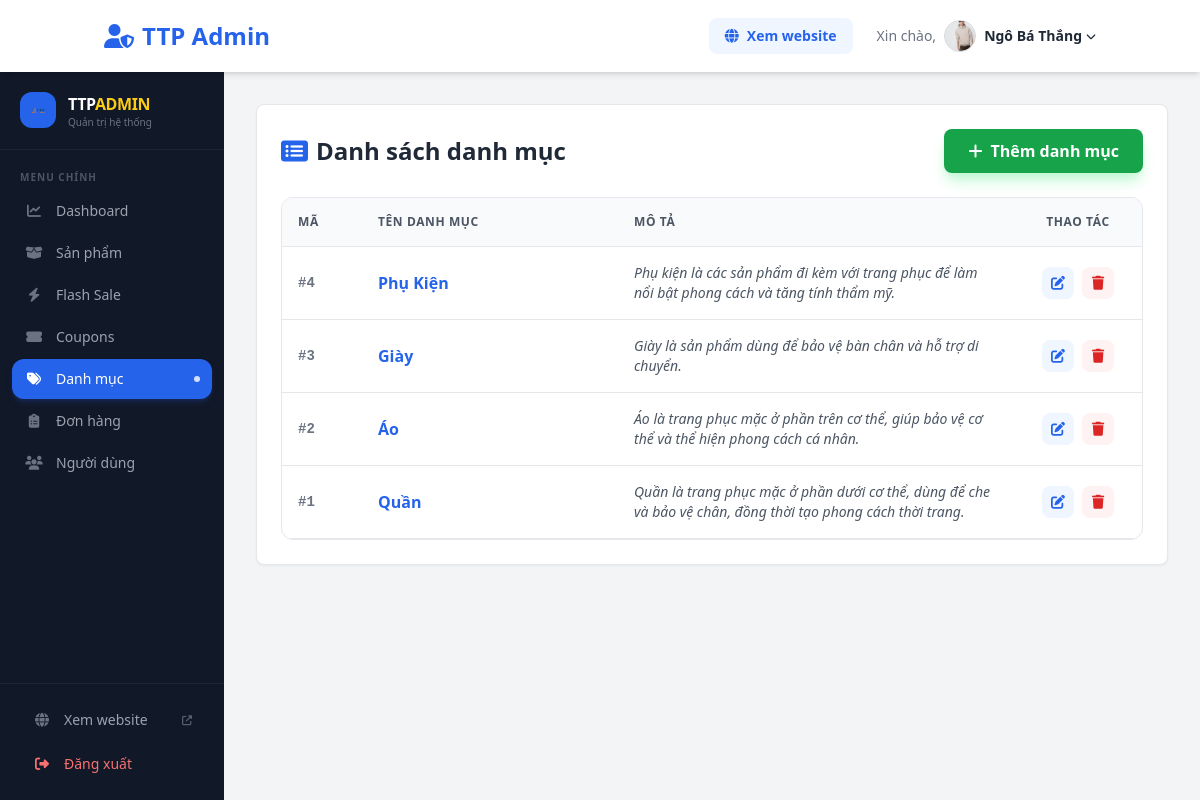
The page /admin_categories.php (signed in) on the database its author committed.
### tables this page shows
CREATE TABLE IF NOT EXISTS `categories` (
  `MaDanhMuc` int NOT NULL AUTO_INCREMENT,
  `TenDanhMuc` text NOT NULL,
  `MoTa` text NOT NULL,
  PRIMARY KEY (`MaDanhMuc`)
);

### database.php (called while the page is built, shortened)
<?php
    class Database {
        private $host = "localhost";
        private $username = "root";
        private $password = "";
        private $dbname = "web";
        public $conn;
        public function __construct() {
            $this->conn = new mysqli ($this->host, $this->username, $this->password, $this->dbname);
            $this->conn->set_charset("utf8");
        }
        public function select ($sql) {
            return $this->conn->query($sql);
        }
    }
?>

### admin_categories.php (the view, shortened to what this page needs)
<?php
require_once "database.php";
$db = new Database();
$categories = $db->select("SELECT * FROM categories ORDER BY MaDanhMuc DESC");
?>
<!DOCTYPE html>
<html lang="vi">
<head>
    <script src="https://cdn.tailwindcss.com"></script>
    <link rel="stylesheet" href="https://cdnjs.cloudflare.com/ajax/libs/font-awesome/6.4.0/css/all.min.css">
</head>
<body class="bg-gray-100 flex flex-col min-h-screen">
    <header class="bg-white shadow-md sticky top-0 z-50">
        <div class="container mx-auto px-4 py-3 flex items-center justify-between">
            <div class="flex items-center gap-3">
                <h1 class="text-xl md:text-2xl font-bold text-blue-600 flex items-center gap-2">
                    <i class="fas fa-user-shield"></i> <span class="hidden sm:inline">TTP Admin</span>
                </h1>
            </div>
            <div class="flex items-center gap-3 md:gap-6">
                <a href="index.php"
                    class="bg-blue-50 text-blue-600 px-3 md:px-4 py-2 rounded-lg font-bold hover:bg-blue-100 transition flex items-center gap-2 text-sm">
                    <i class="fas fa-globe"></i> <span class="hidden sm:inline">Xem website</span>
                </a>
                <?php
                    $ten_user = $_SESSION['user_name'];
                    $avatar_link = 'https://ui-avatars.com/api/?name=' . urlencode($ten_user) . '&background=0D8ABC&color=fff&size=128';
                    if (isset($_SESSION['user_avatar']) && $_SESSION['user_avatar'] != 'default.png' && $_SESSION['user_avatar'] != '') {
                        $avatar_link = 'public/images/' . $_SESSION['user_avatar'];
                    }
                ?>
                <div class="relative group inline-block z-50 text-sm">
                    <div class="flex items-center gap-2 cursor-pointer whitespace-nowrap py-2"
                        title="Tài khoản của tôi">
                        <span class="text-gray-500 group-hover:text-gray-800 transition hidden md:inline">Xin
                            chào,</span>
                        <img src="<?php echo htmlspecialchars($avatar_link); ?>" alt="Avatar"
                            class="w-8 h-8 rounded-full object-cover border border-gray-300 group-hover:border-blue-400 transition">
                        <strong class="text-gray-800 group-hover:text-blue-600 hidden md:flex items-center gap-1">
                            <?php echo htmlspecialchars($_SESSION['user_name']); ?>
                            <i class="fas fa-chevron-down text-[10px] transition-transform group-hover:rotate-180"></i>
                        </strong>
                    </div>
                </div>
            </div>
        </div>
    </header>
    <div class="flex flex-1 relative overflow-hidden">
        <?php include 'admin_sidebar.php'; ?>
        <main class="flex-1 p-4 md:p-8 w-full overflow-hidden">
            <div class="bg-white rounded-lg shadow-sm border border-gray-200 p-4 md:p-6">
                <div class="flex flex-col sm:flex-row justify-between items-start sm:items-center gap-4 mb-6">
                    <h2 class="text-xl md:text-2xl font-bold text-gray-800 flex items-center gap-2">
                        <i class="fas fa-list-alt text-blue-600"></i> Danh sách danh mục
                    </h2>
                    <button onclick="openAddModal()"
                        class="w-full sm:w-auto bg-green-600 text-white px-5 md:px-6 py-2.5 rounded-lg hover:bg-green-700 transition font-bold shadow-lg shadow-green-200 flex items-center justify-center gap-2">
                        <i class="fas fa-plus"></i> Thêm danh mục
                    </button>
                </div>
                <div class="overflow-x-auto rounded-xl border border-gray-200">
                    <table class="w-full min-w-[600px]">
                        <thead
                            class="bg-gray-50 border-b border-gray-200 text-gray-600 uppercase text-[10px] md:text-xs font-bold tracking-wider">
                            <tr>
                                <th class="p-3 md:p-4 text-left w-16 md:w-20">Mã</th>
                                <th class="p-3 md:p-4 text-left w-40 md:w-64">Tên danh mục</th>
                                <th class="p-3 md:p-4 text-left">Mô tả</th>
                                <th class="p-3 md:p-4 text-center w-28 md:w-32">Thao tác</th>
                            </tr>
                        </thead>
                        <tbody class="text-sm">
                            <?php if ($categories && $categories->num_rows > 0): ?>
                            <?php while($row = $categories->fetch_assoc()): ?>
                            <tr class="border-b hover:bg-gray-50 transition">
                                <td class="p-3 md:p-4 font-mono text-gray-500 font-bold text-xs md:text-sm">
                                    #<?php echo $row['MaDanhMuc']; ?></td>
                                <td class="p-3 md:p-4 font-bold text-blue-600 text-sm md:text-base">
                                    <?php echo htmlspecialchars($row['TenDanhMuc']); ?></td>
                                <td class="p-3 md:p-4 text-gray-600 italic leading-relaxed text-xs md:text-sm">
                                    <?php echo htmlspecialchars($row['MoTa'] ?? 'Chưa có mô tả'); ?>
                                </td>
                                <td class="p-3 md:p-4">
                                    <div class="flex justify-center gap-2">
                                        <button
                                            onclick='openEditModal(<?php echo htmlspecialchars(json_encode($row)); ?>)'
                                            class="w-7 h-7 md:w-8 md:h-8 bg-blue-50 text-blue-600 rounded-lg hover:bg-blue-600 hover:text-white transition flex items-center justify-center"
                                            title="Sửa">
                                            <i class="fas fa-edit text-xs md:text-sm"></i>
                                        </button>
                                        <a href="admin_categories.php?delete=<?php echo $row['MaDanhMuc']; ?>"
                                            onclick="return confirm('Lưu ý: Nếu xóa danh mục có chứa sản phẩm, bạn phải xóa sản phẩm trước. Bạn vẫn muốn tiếp tục xóa?')"
                                            class="w-7 h-7 md:w-8 md:h-8 bg-red-50 text-red-600 rounded-lg hover:bg-red-600 hover:text-white transition flex items-center justify-center"
                                            title="Xóa">
                                            <i class="fas fa-trash text-xs md:text-sm"></i>
                                        </a>
                                    </div>
                                </td>
                            </tr>
                            <?php endwhile; ?>
                            <?php else: ?>
                            <tr>
                                <td colspan="4" class="p-6 text-center text-gray-500">Chưa có danh mục nào.</td>
                            </tr>
                            <?php endif; ?>
                        </tbody>
                    </table>
                </div>
            </div>
        </main>
    </div>
</body>
</html>

### rows shown on the page
categories: MaDanhMuc "4", TenDanhMuc "Phụ Kiện", MoTa "Phụ kiện là các sản phẩm đi kèm với trang phục để làm nổi bật phong cách và tăng tính thẩm mỹ."
categories: MaDanhMuc "3", TenDanhMuc "Giày", MoTa "Giày là sản phẩm dùng để bảo vệ bàn chân và hỗ trợ di chuyển."
categories: MaDanhMuc "2", TenDanhMuc "Áo", MoTa "Áo là trang phục mặc ở phần trên cơ thể, giúp bảo vệ cơ thể và thể hiện phong cách cá nhân."
categories: MaDanhMuc "1", TenDanhMuc "Quần", MoTa "Quần là trang phục mặc ở phần dưới cơ thể, dùng để che và bảo vệ chân, đồng thời tạo phong cách thời trang."

### other values the page prints
$_SESSION['user_name'] "Ngô Bá Thắng"
$n['label'] "Dashboard"
$n['label'] "Sản phẩm"
$n['label'] "Flash Sale"
$n['label'] "Coupons"
$n['label'] "Danh mục"
$n['label'] "Đơn hàng"
$n['label'] "Người dùng"
